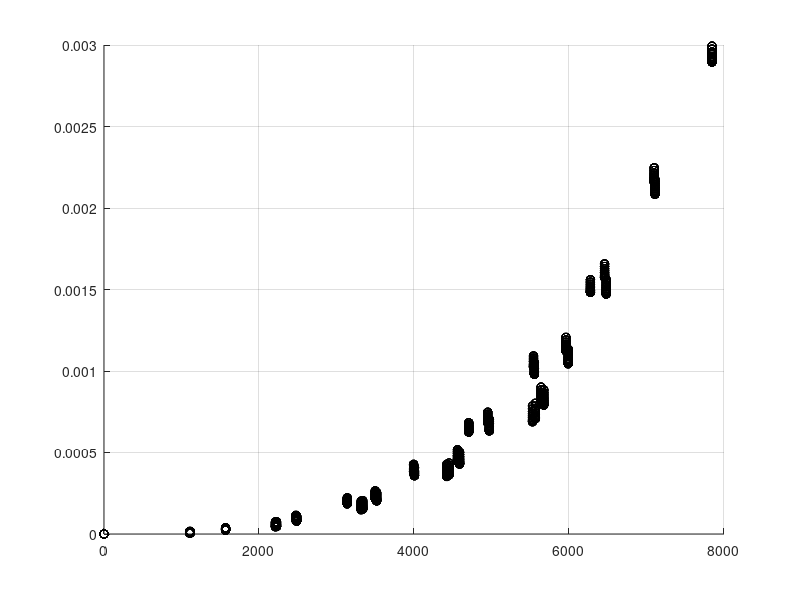

The MATLAB source for this figure: (Note: this script raises an error after producing the figure.)
clc
close all
clear
format long

% params
a =  6378137;
f = 1/298.257223563;
b = a*(1 - f);
e = sqrt(1 - b^2 / a^2);

% initial
phi = 0 * pi / 180; % lat
lambda = 0 * pi / 180; % lon
h = 0; % alt

% ECEF
xi = sqrt(1 - e^2 * sin(phi)^2);
x = (a / xi + h) * cos(phi) * cos(lambda);
y = (a / xi + h) * cos(phi) * sin(lambda);
z = (a * (1 - e^2) / xi + h) * sin(phi);
r_ecef = [x;y;z];

% ENU
R_ecef_enu = [-sin(lambda)            cos(lambda)             0;
     -sin(phi) * cos(lambda) -sin(phi) * sin(lambda) cos(phi);
     cos(phi) * cos(lambda)  cos(phi) * sin(lambda)  sin(phi)];
R_enu_ecef = R_ecef_enu';

% g unit
cg_unit = r_ecef / norm(r_ecef);
surf_n = (R_enu_ecef * [0;0;1]);
surf_n = surf_n / norm(surf_n);
g_angle = acos(dot(cg_unit, surf_n)) * 180 / pi;

% paper enu increment
% dphi = 0.5 * pi / 180;
% dlambda = 0.5 * pi / 180;
dh = 0;

k = 0;
lim = 0.05 * pi / 180;
step = 0.01 * pi / 180;
for dphi = -lim:step:lim
for dlambda = -lim:step:lim
for dh = -1000:100:1000
        
    k = k + 1;
        
    de = (a / xi + h) * cos(phi) * dlambda - (a * (1 - e^2) / xi^3 + h) * sin(phi) * dphi * dlambda + cos(phi) * dlambda * dh;
    dn = (a * (1 - e^2) / xi^3 + h) * dphi + 3 / 2 * a * cos(phi) * sin(phi) * e^2 * dphi^2 + dh * dphi + 1 / 2 * sin(phi) * cos(phi) * (a / xi + h) * dlambda^2;
    du = dh - 1 / 2 * a * ( 1 - 3 / 2 * e^2 * cos(phi) + 1 / 2 * e^2 + h / a) * dphi^2 - 1 / 2 * (a * cos(phi)^2 / xi - h * cos(phi)^2) * dlambda^2;
    dr_enu = [de; dn; du];

    phi1 = phi + dphi;
    lambda1 = lambda + dlambda;
    h1 = h + dh;

    xi1 = sqrt(1 - e^2 * sin(phi1)^2);
    x = (a / xi1 + h1) * cos(phi1) * cos(lambda1);
    y = (a / xi1 + h1) * cos(phi1) * sin(lambda1);
    z = (a * (1 - e^2) / xi1 + h1) * sin(phi1);
    r_ecef1 = [x;y;z];
    dr_enu1 = R_ecef_enu * (r_ecef1 - r_ecef);

    d = dr_enu1 - dr_enu;
    nd = norm(d);
    h_dist1 = [dr_enu1(1); dr_enu1(2); 0];
    xx(k) = norm(h_dist1);
    yy(k) = nd;
    
end
end
end

figure
hold on
grid on
plot(xx, yy, 'ko')

ret
% plot
[X, Y, Z] = ellipsoid(0,0,0,a,a,b,30);
figure
hold on
grid on

surf(X, Y, Z, 'FaceAlpha', 0.5, 'EdgeAlpha', 0.2)
plot3(x,y,z, 'ro')
wgs_enu_plot_frame(r_ecef, R_enu_ecef, a/5);

axis equal